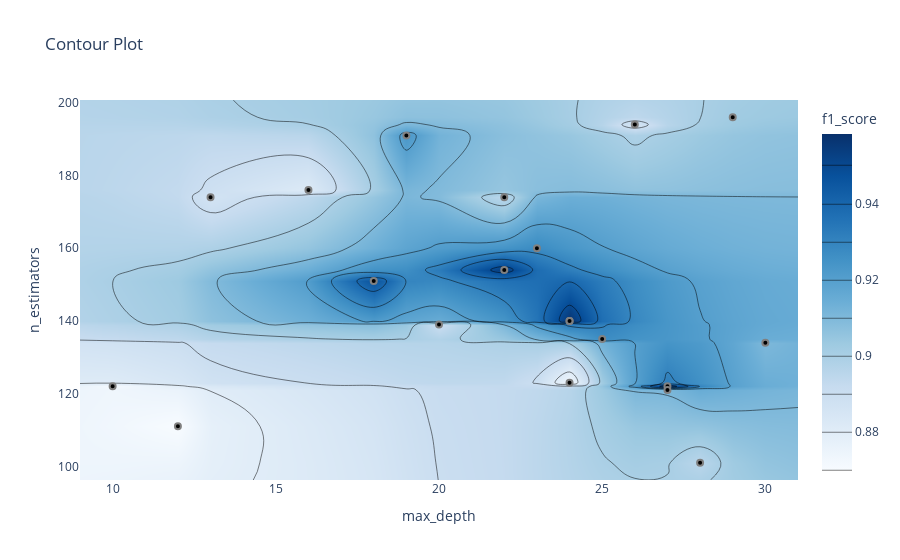

The notebook cell this image was saved under:
### Markdown cell above
График контура отношений гиперпараметров

Он показывает связь между различными комбинациями гиперпараметров и значение метрики для этих комбинаций в виде контурного графика.

### Code cell
optuna.visualization.plot_contour(study, params=["max_depth", "n_estimators"],
                                  target_name="f1_score")

### Figure 1 — Plotly figure (JSON) as saved in the notebook; plotly's stock layout.template omitted (floating-point values rounded to 4 significant figures; data arrays with more than 128 entries replaced by an {"elided": "..."} marker saying what was removed)
{"data": [{"colorbar": {"title": {"text": "f1_score"}}, "colorscale": [[0, "rgb(247,251,255)"], [0.125, "rgb(222,235,247)"], [0.25, "rgb(198,219,239)"], [0.375, "rgb(158,202,225)"], [0.5, "rgb(107,174,214)"], [0.625, "rgb(66,146,198)"], [0.75, "rgb(33,113,181)"], [0.875, "rgb(8,81,156)"], [1, "rgb(8,48,107)"]], "connectgaps": true, "contours": {"coloring": "heatmap"}, "hoverinfo": "none", "line": {"smoothing": 1.3}, "reversescale": false, "type": "contour", "x": [9, 10, 12, 13, 16, 18, 19, 20, 22, 23, 24, 25, 26, 27, 28, 29, 30, 31], "y": [96.25, 101, 111, 121, 122, 123, 134, 135, 139, 140, 151, 154, 160, 174, 176, 191, 194, 196, 200.8], "z": {"elided": "19x18 float values"}}, {"marker": {"color": "black", "line": {"color": "Gray", "width": 2}}, "mode": "markers", "name": "Feasible Trial", "showlegend": false, "type": "scatter", "x": [16, 29, 19, 22, 22, 26, 13, 28, 12, 20, 24, 24, 25, 24, 18, 30, 23, 27, 27, 10], "y": [176, 196, 191, 154, 174, 194, 174, 101, 111, 139, 140, 140, 135, 123, 151, 134, 160, 122, 121, 122]}, {"marker": {"color": "#cccccc", "line": {"color": "Gray", "width": 2}}, "mode": "markers", "name": "Infeasible Trial", "showlegend": false, "type": "scatter", "x": [], "y": []}], "layout": {"title": {"text": "Contour Plot"}, "xaxis": {"range": [9, 31], "title": {"text": "max_depth"}}, "yaxis": {"range": [96.25, 200.8], "title": {"text": "n_estimators"}}}}
